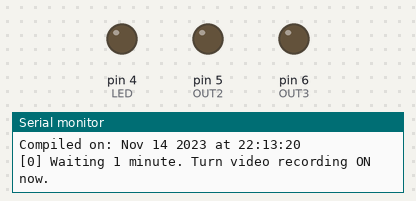
Simulated run of this sketch. Board: Arduino Uno, built with avr-gcc and run on an emulated ATmega328P. Parts: output pins drawn as LEDs (lit = HIGH), the last lines printed to the serial monitor.

Above: at 0.1 s.
At 60.2 s:
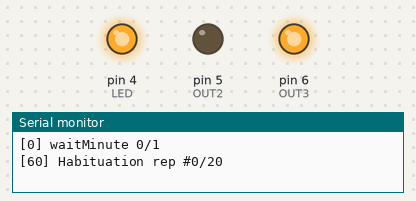
Timing chart, 0 to 71.6 s (numbered marks = the images above):
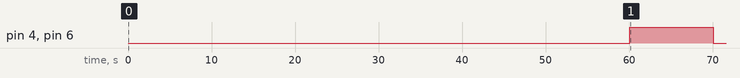

Measured:
- by itself, pin 4 (LED), pin 6 (OUT3): LOW → HIGH at 60.1 s, → LOW 10.0 s later

The sketch:

heat_LED_conditioning.ino
```cpp
/*

Condition fish to associate LED light with heat

LED control: TTL-level trigger digital signal on/off 5V
Heat control: analog modulation

Main section of the code is in the "loop(){}" section
Requires Adafruit MCP4725 library: https://github.com/adafruit/Adafruit_MCP4725
*/

#include <Wire.h>
#include <Adafruit_MCP4725.h>

Adafruit_MCP4725 dac;
#define laserVoltage 2400

#define ITI 2 // minutes between test/hab
#define pausing 0 // minutes between phases
#define CSLen 8 // seconds for conditioned stimulus (LED)
#define USLen 2 // seconds for unconditioned stimulus (heating laser)
#define waitLen 28 // minutes for wait period

int LED = 4; // standard pin for LEDs
int OUT2 = 5; // digital pin 2
int OUT3 = 6; // digital pin to drive 2nd IR level independently from LED

void setup() {
  Serial.begin(9600);
  display_Running_Sketch();


  dac.begin(0x62);
  pinMode (LED, OUTPUT);
  digitalWrite (LED, LOW);
  pinMode (OUT2, OUTPUT);
  digitalWrite (OUT2, LOW);
  pinMode (OUT3, OUTPUT);
  digitalWrite (OUT3, LOW);
  dac.setVoltage(0, false);

  Serial.println("["+String(millis()/1000) + "] Waiting 1 minute. Turn video recording ON now.");
  waitMinute(1);
}

void loop() {
  // Main protocol section
  // Habituation stage
  testing("Habituation", 20);

  // First training stage
  training(10);

  waitMinute(waitLen);
  // Second training stage
  training(10);

  waitMinute(waitLen);

  // Testing
  testing("Testing",5);

  // Retraining
  training(10);

  Serial.println("["+String(millis()/1000) + "] Behavior Protocol finished");
  while(1){}

}

void testing(String msg, int rep_num){
  // Only present light stimulation for CSLen+USLen seconds
  for(int rep=0;rep<rep_num;rep++){
    Serial.println("["+String(millis()/1000) + "] "+msg+" rep #" + String(rep) + "/" + String(rep_num));
    digitalWrite(LED, HIGH);
    digitalWrite (OUT3, HIGH);
    waitSecond(CSLen+USLen);
    digitalWrite(LED, LOW);
    digitalWrite (OUT3, LOW);
    waitMinute(ITI);

  }
}

void training(int rep_num){
  // Present light stimulation for CSLen and light+laser for USLen after that
  for(int rep=0;rep<rep_num;rep++){
    Serial.println("["+String(millis()/1000) + "] Training rep #" + String(rep) + "/" + String(rep_num));

    digitalWrite(LED, HIGH);
    digitalWrite (OUT3, HIGH);
    waitSecond(CSLen);

    digitalWrite(OUT2, HIGH);
    dac.setVoltage(laserVoltage, false);
    waitSecond(USLen);

    digitalWrite(LED, LOW);
    digitalWrite (OUT3, LOW);
    dac.setVoltage(0, false);
    digitalWrite(OUT2, LOW);
    waitMinute(ITI);

  }

}

void waitMinute(int mins){
  for(int i=0;i<mins;i++){
    Serial.println("["+String(millis()/1000) + "] waitMinute "+ String(i)+"/"+String(mins));
    waitSecond(60);
  }
}

void waitSecond(int secs){
  for(int j=0;j<secs;j++){
    delay(1000);
  }
}


void display_Running_Sketch (void){
  // Code to display path to the script we are running
  // Useful for debugging and making sure you run the correct script
  String the_path = __FILE__;
  int slash_loc = the_path.lastIndexOf('/');
  String the_cpp_name = the_path.substring(slash_loc+1);
  int dot_loc = the_cpp_name.lastIndexOf('.');
  String the_sketchname = the_cpp_name.substring(0, dot_loc);

  Serial.print("\nArduino is running Sketch: ");
  Serial.println(the_sketchname);
  Serial.print("Compiled on: ");
  Serial.print(__DATE__);
  Serial.print(" at ");
  Serial.print(__TIME__);
  Serial.print("\n");
}
```
